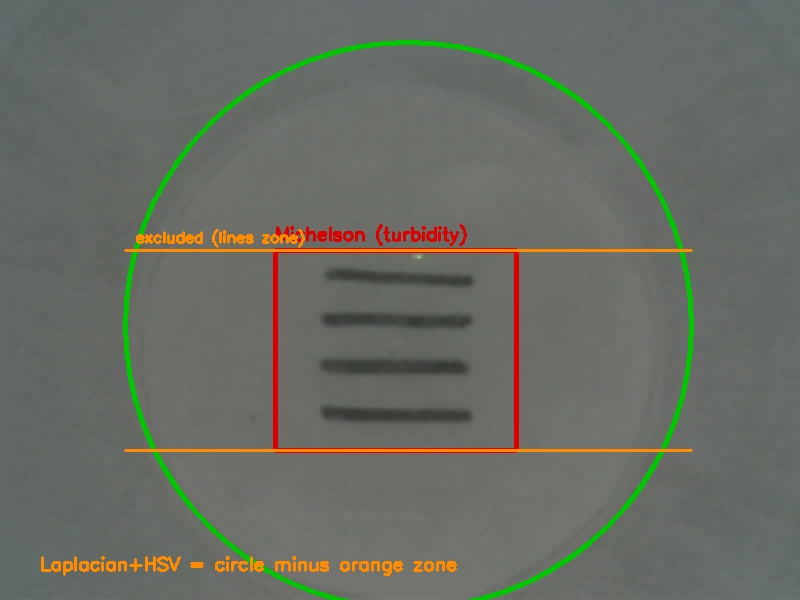
#> input picture wco_server/services/roi_v4.jpg, 800 x 600 px
$ python -i metrics.py   (imports and definitions only)   (older library calls are emulated)
#> lines starting #> are read from the running program, lines starting #| are printed output that depends on the picture
import cv2
import numpy as np

# ── ROI Constants (800x600 coordinate space) ──────────────────────────────────
#
# Derived from physical image analysis of the WCO container setup.
#
# Container circle (Laplacian + HSV clean oil zone):
#   centre (400, 288), safe inner radius 248 px
#
# Reference grid zone (turbidity / FFT frequency power):
#   rows 186-382, cols 297-493  — 3x3 black grid lives here
#
# Laplacian and HSV use the circular container mask with the
# reference grid rows excluded, so the grid pattern does not
# corrupt particle or colour metrics.

_IMG_W = 800
_IMG_H = 600

_CIRCLE_CX  = 400
_CIRCLE_CY  = 288
_CIRCLE_R   = 248

_LINE_ROW_START = 186
_LINE_ROW_END   = 382
_LINE_COL_START = 297
_LINE_COL_END   = 493


def _decode(image_bytes: bytes) -> np.ndarray:
    arr = np.frombuffer(image_bytes, dtype=np.uint8)
    img = cv2.imdecode(arr, cv2.IMREAD_COLOR)
    if img is None:
        raise ValueError("Failed to decode image bytes")
    # Ensure consistent 800x600 — handles any resolution from ESP32
    if img.shape[1] != _IMG_W or img.shape[0] != _IMG_H:
        img = cv2.resize(img, (_IMG_W, _IMG_H))
    return img


def _oil_mask() -> np.ndarray:
    """
    Circular mask covering the container interior,
    with the reference grid rows zeroed out.
    Used by laplacian_variance and darkening_score.
    """
    mask = np.zeros((_IMG_H, _IMG_W), dtype=np.uint8)
    cv2.circle(mask, (_CIRCLE_CX, _CIRCLE_CY), _CIRCLE_R, 255, -1)
    mask[_LINE_ROW_START:_LINE_ROW_END, :] = 0
    return mask


def michelson_contrast(image_bytes: bytes) -> float:
    """
    Turbidity metric — measures visibility of the reference grid pattern
    using normalised FFT-based frequency power analysis.

    High power -> grid clearly visible -> oil is clear.
    Low power  -> grid blurred/obscured -> oil is turbid.

    ROI: reference grid zone only (rows 186-382, cols 297-493).
    """
    img = _decode(image_bytes)
    gray = cv2.cvtColor(img, cv2.COLOR_BGR2GRAY).astype(float)
    roi = gray[_LINE_ROW_START:_LINE_ROW_END, _LINE_COL_START:_LINE_COL_END]

    roi_norm = (roi - roi.mean()) / (roi.std() + 1e-6)

    fft = np.fft.fft2(roi_norm)
    fft_shift = np.fft.fftshift(fft)
    magnitude = np.abs(fft_shift)

    center_r = magnitude.shape[0] // 2
    band = magnitude[center_r - 2:center_r + 2, :]
    return float(band.mean())


def laplacian_variance(image_bytes: bytes) -> float:
    """
    Particle metric — measures high-frequency edge content in clean oil zone.
    High variance -> sharp edges from particles present.
    Low variance  -> smooth, particle-free oil.
    ROI: circular container mask, reference grid rows excluded.
    """
    img = _decode(image_bytes)
    gray = cv2.cvtColor(img, cv2.COLOR_BGR2GRAY)
    mask = _oil_mask()
    lap = cv2.Laplacian(gray, cv2.CV_64F)
    oil_pixels = lap[mask > 0]
    return float(oil_pixels.var())


def darkening_score(image_bytes: bytes) -> float:
    """
    Colour degradation metric — low V (dark) + high S (saturated) = degraded oil.
    Score near 0 -> fresh, light oil.
    Score near 1 -> dark, heavily degraded oil.
    ROI: circular container mask, reference grid rows excluded.
    """
    img = _decode(image_bytes)
    hsv = cv2.cvtColor(img, cv2.COLOR_BGR2HSV)
    mask = _oil_mask()
    v_pixels = hsv[:, :, 2][mask > 0].astype(float) / 255.0
    s_pixels = hsv[:, :, 1][mask > 0].astype(float) / 255.0
    mean_v = float(v_pixels.mean())
    mean_s = float(s_pixels.mean())
    return (1.0 - mean_v) * 0.7 + mean_s * 0.3

>>> import cv2
>>> picture = cv2.imread('roi_v4.jpg', cv2.IMREAD_GRAYSCALE)
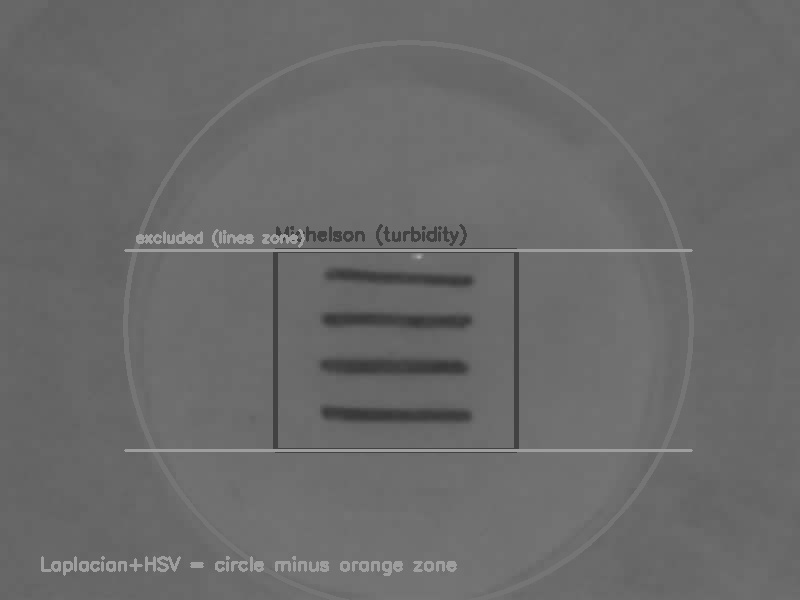
#> picture: shape (600, 800); min 54, max 168, mean 106.3
#> (the run stopped early here; a loop or call above may not have finished)
